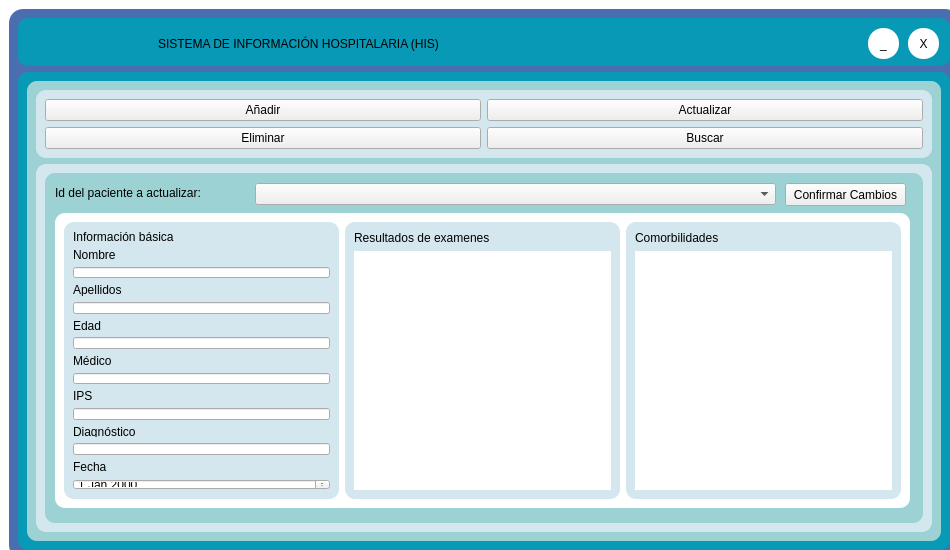
<?xml version="1.0" encoding="UTF-8"?>
<ui version="4.0">
 <class>MainWindow</class>
 <widget class="QMainWindow" name="MainWindow">
  <property name="geometry">
   <rect>
    <x>0</x>
    <y>0</y>
    <width>950</width>
    <height>550</height>
   </rect>
  </property>
  <property name="minimumSize">
   <size>
    <width>950</width>
    <height>550</height>
   </size>
  </property>
  <property name="maximumSize">
   <size>
    <width>950</width>
    <height>550</height>
   </size>
  </property>
  <property name="windowTitle">
   <string>HIS</string>
  </property>
  <property name="windowIcon">
   <iconset>
    <normaloff>imgs/hospital.png</normaloff>imgs/hospital.png</iconset>
  </property>
  <property name="styleSheet">
   <string notr="true">#MainWindow {
	border-radius: 10px;
	background-color: rgba(255, 255, 255, 0);
}
</string>
  </property>
  <property name="toolButtonStyle">
   <enum>Qt::ToolButtonIconOnly</enum>
  </property>
  <property name="documentMode">
   <bool>false</bool>
  </property>
  <property name="dockNestingEnabled">
   <bool>false</bool>
  </property>
  <widget class="QWidget" name="centralwidget">
   <property name="minimumSize">
    <size>
     <width>950</width>
     <height>550</height>
    </size>
   </property>
   <property name="maximumSize">
    <size>
     <width>950</width>
     <height>550</height>
    </size>
   </property>
   <property name="styleSheet">
    <string notr="true">#centralwidget {
	border-radius: 15px;
	background-color: rgba(255, 255, 255, 0);
}
</string>
   </property>
   <layout class="QHBoxLayout" name="horizontalLayout_3" stretch="0">
    <property name="sizeConstraint">
     <enum>QLayout::SetNoConstraint</enum>
    </property>
    <item>
     <widget class="QFrame" name="frame">
      <property name="minimumSize">
       <size>
        <width>950</width>
        <height>550</height>
       </size>
      </property>
      <property name="maximumSize">
       <size>
        <width>950</width>
        <height>550</height>
       </size>
      </property>
      <property name="styleSheet">
       <string notr="true">#frame{
background-color: #4a6eb0;
	border-color: rgb(0, 0, 0);
border-style: double;
border-radius: 14px;
}

#fAbajo, #fTitulo {
	background-color: #0799b6;
	border-radius: 10px;
}
</string>
      </property>
      <property name="frameShape">
       <enum>QFrame::StyledPanel</enum>
      </property>
      <property name="frameShadow">
       <enum>QFrame::Raised</enum>
      </property>
      <property name="lineWidth">
       <number>0</number>
      </property>
      <layout class="QVBoxLayout" name="verticalLayout_3" stretch="1,10">
       <property name="leftMargin">
        <number>9</number>
       </property>
       <property name="topMargin">
        <number>9</number>
       </property>
       <property name="rightMargin">
        <number>9</number>
       </property>
       <property name="bottomMargin">
        <number>9</number>
       </property>
       <item>
        <widget class="QFrame" name="fTitulo">
         <property name="styleSheet">
          <string notr="true">#salir_2, #minimizar {
	border-radius: 15px;
	background-color: white;
	font: 75 10pt &quot;MS Shell Dlg 2&quot;;
}

#salir_2:hover {
	background-color : red;
}

#minimizar:hover {
	background-color : #ADD8E6;
}
</string>
         </property>
         <property name="frameShape">
          <enum>QFrame::StyledPanel</enum>
         </property>
         <property name="frameShadow">
          <enum>QFrame::Raised</enum>
         </property>
         <widget class="QLabel" name="label">
          <property name="geometry">
           <rect>
            <x>140</x>
            <y>0</y>
            <width>601</width>
            <height>51</height>
           </rect>
          </property>
          <property name="styleSheet">
           <string notr="true">#label {
	
	font: 75 20pt &quot;MS Shell Dlg 2&quot;;
}</string>
          </property>
          <property name="text">
           <string>SISTEMA DE INFORMACIÓN HOSPITALARIA (HIS)</string>
          </property>
         </widget>
         <widget class="QPushButton" name="salir_2">
          <property name="geometry">
           <rect>
            <x>890</x>
            <y>10</y>
            <width>31</width>
            <height>31</height>
           </rect>
          </property>
          <property name="text">
           <string>X</string>
          </property>
         </widget>
         <widget class="QLabel" name="label_5">
          <property name="geometry">
           <rect>
            <x>20</x>
            <y>10</y>
            <width>31</width>
            <height>31</height>
           </rect>
          </property>
          <property name="text">
           <string/>
          </property>
          <property name="pixmap">
           <pixmap>imgs/hospital.png</pixmap>
          </property>
          <property name="scaledContents">
           <bool>true</bool>
          </property>
         </widget>
         <widget class="QPushButton" name="minimizar">
          <property name="geometry">
           <rect>
            <x>850</x>
            <y>10</y>
            <width>31</width>
            <height>31</height>
           </rect>
          </property>
          <property name="text">
           <string>_</string>
          </property>
         </widget>
        </widget>
       </item>
       <item>
        <widget class="QFrame" name="fAbajo">
         <property name="styleSheet">
          <string notr="true">#frame_2, #frame_3, #frame_4, #stackedWidget {
	border-radius: 10px 10px 5px 5px;
	border-color: rgb(0, 0, 0);
	background-color: #9cd2d3;
}</string>
         </property>
         <property name="frameShape">
          <enum>QFrame::StyledPanel</enum>
         </property>
         <property name="frameShadow">
          <enum>QFrame::Raised</enum>
         </property>
         <layout class="QHBoxLayout" name="horizontalLayout" stretch="0">
          <item>
           <widget class="QFrame" name="frame_4">
            <property name="styleSheet">
             <string notr="true">#frame_2, #frame_3{
	background-color:#D4E7EE;
}</string>
            </property>
            <property name="frameShape">
             <enum>QFrame::StyledPanel</enum>
            </property>
            <property name="frameShadow">
             <enum>QFrame::Raised</enum>
            </property>
            <layout class="QVBoxLayout" name="verticalLayout_2" stretch="1,6">
             <property name="leftMargin">
              <number>9</number>
             </property>
             <property name="topMargin">
              <number>9</number>
             </property>
             <property name="rightMargin">
              <number>9</number>
             </property>
             <property name="bottomMargin">
              <number>9</number>
             </property>
             <item>
              <widget class="QFrame" name="frame_2">
               <property name="styleSheet">
                <string notr="true"/>
               </property>
               <property name="frameShape">
                <enum>QFrame::StyledPanel</enum>
               </property>
               <property name="frameShadow">
                <enum>QFrame::Raised</enum>
               </property>
               <layout class="QGridLayout" name="gridLayout" rowstretch="1,1,0,0" columnstretch="1,1">
                <item row="2" column="1">
                 <widget class="QPushButton" name="acBoton">
                  <property name="text">
                   <string>Actualizar</string>
                  </property>
                  <property name="icon">
                   <iconset>
                    <normaloff>imgs/actualizar-flecha.png</normaloff>imgs/actualizar-flecha.png</iconset>
                  </property>
                 </widget>
                </item>
                <item row="3" column="0">
                 <widget class="QPushButton" name="eBoton">
                  <property name="text">
                   <string>Eliminar</string>
                  </property>
                  <property name="icon">
                   <iconset>
                    <normaloff>imgs/eliminar.png</normaloff>imgs/eliminar.png</iconset>
                  </property>
                 </widget>
                </item>
                <item row="3" column="1">
                 <widget class="QPushButton" name="bBoton">
                  <property name="text">
                   <string>Buscar</string>
                  </property>
                  <property name="icon">
                   <iconset>
                    <normaloff>imgs/buscar.png</normaloff>imgs/buscar.png</iconset>
                  </property>
                 </widget>
                </item>
                <item row="2" column="0">
                 <widget class="QPushButton" name="aBoton">
                  <property name="text">
                   <string>Añadir</string>
                  </property>
                  <property name="icon">
                   <iconset>
                    <normaloff>imgs/anadir.png</normaloff>imgs/anadir.png</iconset>
                  </property>
                 </widget>
                </item>
               </layout>
              </widget>
             </item>
             <item>
              <widget class="QFrame" name="frame_3">
               <property name="frameShape">
                <enum>QFrame::StyledPanel</enum>
               </property>
               <property name="frameShadow">
                <enum>QFrame::Raised</enum>
               </property>
               <layout class="QVBoxLayout" name="verticalLayout">
                <item>
                 <widget class="QStackedWidget" name="stackedWidget">
                  <property name="currentIndex">
                   <number>2</number>
                  </property>
                  <widget class="QWidget" name="buscar">
                   <widget class="QLabel" name="label_2">
                    <property name="geometry">
                     <rect>
                      <x>10</x>
                      <y>10</y>
                      <width>181</width>
                      <height>20</height>
                     </rect>
                    </property>
                    <property name="styleSheet">
                     <string notr="true">#label_2{
	text-align:center;
	font: 75 12pt &quot;MS Shell Dlg 2&quot;;
}</string>
                    </property>
                    <property name="frameShadow">
                     <enum>QFrame::Plain</enum>
                    </property>
                    <property name="text">
                     <string>Id del paciente a buscar: </string>
                    </property>
                   </widget>
                   <widget class="QComboBox" name="comboBox_3">
                    <property name="geometry">
                     <rect>
                      <x>190</x>
                      <y>10</y>
                      <width>671</width>
                      <height>22</height>
                     </rect>
                    </property>
                   </widget>
                   <widget class="QTextBrowser" name="textBrowser">
                    <property name="geometry">
                     <rect>
                      <x>10</x>
                      <y>41</y>
                      <width>851</width>
                      <height>291</height>
                     </rect>
                    </property>
                   </widget>
                  </widget>
                  <widget class="QWidget" name="eliminar">
                   <widget class="QLabel" name="label_3">
                    <property name="geometry">
                     <rect>
                      <x>10</x>
                      <y>10</y>
                      <width>191</width>
                      <height>20</height>
                     </rect>
                    </property>
                    <property name="styleSheet">
                     <string notr="true">#label_3{
	text-align:center;
	font: 75 12pt &quot;MS Shell Dlg 2&quot;;
}</string>
                    </property>
                    <property name="frameShadow">
                     <enum>QFrame::Plain</enum>
                    </property>
                    <property name="text">
                     <string>Id del paciente a eliminar: </string>
                    </property>
                   </widget>
                   <widget class="QComboBox" name="comboBox_2">
                    <property name="geometry">
                     <rect>
                      <x>200</x>
                      <y>10</y>
                      <width>660</width>
                      <height>25</height>
                     </rect>
                    </property>
                   </widget>
                   <widget class="QPushButton" name="confirm">
                    <property name="geometry">
                     <rect>
                      <x>384</x>
                      <y>40</y>
                      <width>110</width>
                      <height>30</height>
                     </rect>
                    </property>
                    <property name="text">
                     <string>Eliminar</string>
                    </property>
                    <property name="icon">
                     <iconset>
                      <normaloff>imgs/eliminar.png</normaloff>imgs/eliminar.png</iconset>
                    </property>
                   </widget>
                   <widget class="QLineEdit" name="deletedd">
                    <property name="enabled">
                     <bool>false</bool>
                    </property>
                    <property name="geometry">
                     <rect>
                      <x>10</x>
                      <y>80</y>
                      <width>851</width>
                      <height>25</height>
                     </rect>
                    </property>
                   </widget>
                  </widget>
                  <widget class="QWidget" name="actualizar">
                   <widget class="QLabel" name="label_4">
                    <property name="geometry">
                     <rect>
                      <x>10</x>
                      <y>10</y>
                      <width>201</width>
                      <height>20</height>
                     </rect>
                    </property>
                    <property name="styleSheet">
                     <string notr="true">#label_4{
	text-align:center;
	font: 75 12pt &quot;MS Shell Dlg 2&quot;;
}</string>
                    </property>
                    <property name="frameShadow">
                     <enum>QFrame::Plain</enum>
                    </property>
                    <property name="text">
                     <string>Id del paciente a actualizar:</string>
                    </property>
                   </widget>
                   <widget class="QComboBox" name="comboBox">
                    <property name="geometry">
                     <rect>
                      <x>210</x>
                      <y>10</y>
                      <width>521</width>
                      <height>22</height>
                     </rect>
                    </property>
                   </widget>
                   <widget class="QFrame" name="frame_5">
                    <property name="geometry">
                     <rect>
                      <x>10</x>
                      <y>40</y>
                      <width>855</width>
                      <height>295</height>
                     </rect>
                    </property>
                    <property name="minimumSize">
                     <size>
                      <width>855</width>
                      <height>295</height>
                     </size>
                    </property>
                    <property name="maximumSize">
                     <size>
                      <width>855</width>
                      <height>295</height>
                     </size>
                    </property>
                    <property name="styleSheet">
                     <string notr="true">#frame_5{border-radius: 10px;
border-color: blue;

background-color: rgb(255, 255, 255);}

#comorb, #info, #exam {
border-radius: 10px;
background-color: #D4E7EE;
}

.QTextEdit{
	border-radius:10px;
}</string>
                    </property>
                    <property name="frameShape">
                     <enum>QFrame::StyledPanel</enum>
                    </property>
                    <property name="frameShadow">
                     <enum>QFrame::Raised</enum>
                    </property>
                    <layout class="QHBoxLayout" name="horizontalLayout_2" stretch="1,1,1">
                     <item>
                      <widget class="QFrame" name="info">
                       <property name="styleSheet">
                        <string notr="true">.QLabel, .QLineEdit{
	font: 6pt &quot;MS Shell Dlg 2&quot;;
}</string>
                       </property>
                       <property name="frameShape">
                        <enum>QFrame::StyledPanel</enum>
                       </property>
                       <property name="frameShadow">
                        <enum>QFrame::Raised</enum>
                       </property>
                       <layout class="QVBoxLayout" name="verticalLayout_4">
                        <item>
                         <widget class="QLabel" name="label_6">
                          <property name="text">
                           <string>Información básica</string>
                          </property>
                         </widget>
                        </item>
                        <item>
                         <widget class="QLabel" name="label_7">
                          <property name="text">
                           <string>Nombre</string>
                          </property>
                         </widget>
                        </item>
                        <item>
                         <widget class="QLineEdit" name="nombre">
                          <property name="text">
                           <string/>
                          </property>
                          <property name="clearButtonEnabled">
                           <bool>true</bool>
                          </property>
                         </widget>
                        </item>
                        <item>
                         <widget class="QLabel" name="label_8">
                          <property name="text">
                           <string>Apellidos</string>
                          </property>
                         </widget>
                        </item>
                        <item>
                         <widget class="QLineEdit" name="apellidos"/>
                        </item>
                        <item>
                         <widget class="QLabel" name="label_9">
                          <property name="text">
                           <string>Edad</string>
                          </property>
                         </widget>
                        </item>
                        <item>
                         <widget class="QLineEdit" name="edad"/>
                        </item>
                        <item>
                         <widget class="QLabel" name="label_10">
                          <property name="text">
                           <string>Médico</string>
                          </property>
                         </widget>
                        </item>
                        <item>
                         <widget class="QLineEdit" name="medico"/>
                        </item>
                        <item>
                         <widget class="QLabel" name="label_11">
                          <property name="text">
                           <string>IPS</string>
                          </property>
                         </widget>
                        </item>
                        <item>
                         <widget class="QLineEdit" name="ips"/>
                        </item>
                        <item>
                         <widget class="QLabel" name="label_12">
                          <property name="text">
                           <string>Diagnóstico</string>
                          </property>
                         </widget>
                        </item>
                        <item>
                         <widget class="QLineEdit" name="diagnostico"/>
                        </item>
                        <item>
                         <widget class="QLabel" name="label_13">
                          <property name="text">
                           <string>Fecha</string>
                          </property>
                         </widget>
                        </item>
                        <item>
                         <widget class="QDateEdit" name="fecha"/>
                        </item>
                       </layout>
                      </widget>
                     </item>
                     <item>
                      <widget class="QFrame" name="exam">
                       <property name="frameShape">
                        <enum>QFrame::StyledPanel</enum>
                       </property>
                       <property name="frameShadow">
                        <enum>QFrame::Raised</enum>
                       </property>
                       <layout class="QVBoxLayout" name="verticalLayout_5">
                        <item>
                         <widget class="QLabel" name="label_14">
                          <property name="text">
                           <string>Resultados de examenes</string>
                          </property>
                         </widget>
                        </item>
                        <item>
                         <widget class="QTextEdit" name="examte"/>
                        </item>
                       </layout>
                      </widget>
                     </item>
                     <item>
                      <widget class="QFrame" name="comorb">
                       <property name="frameShape">
                        <enum>QFrame::StyledPanel</enum>
                       </property>
                       <property name="frameShadow">
                        <enum>QFrame::Raised</enum>
                       </property>
                       <layout class="QVBoxLayout" name="verticalLayout_6">
                        <item>
                         <widget class="QLabel" name="label_15">
                          <property name="text">
                           <string>Comorbilidades</string>
                          </property>
                         </widget>
                        </item>
                        <item>
                         <widget class="QTextEdit" name="combte"/>
                        </item>
                       </layout>
                      </widget>
                     </item>
                    </layout>
                   </widget>
                   <widget class="QPushButton" name="updaterr">
                    <property name="geometry">
                     <rect>
                      <x>740</x>
                      <y>10</y>
                      <width>121</width>
                      <height>23</height>
                     </rect>
                    </property>
                    <property name="text">
                     <string>Confirmar Cambios</string>
                    </property>
                   </widget>
                  </widget>
                 </widget>
                </item>
               </layout>
              </widget>
             </item>
            </layout>
           </widget>
          </item>
         </layout>
        </widget>
       </item>
      </layout>
     </widget>
    </item>
   </layout>
  </widget>
 </widget>
 <resources>
  <include location="res.qrc"/>
 </resources>
 <connections/>
</ui>
